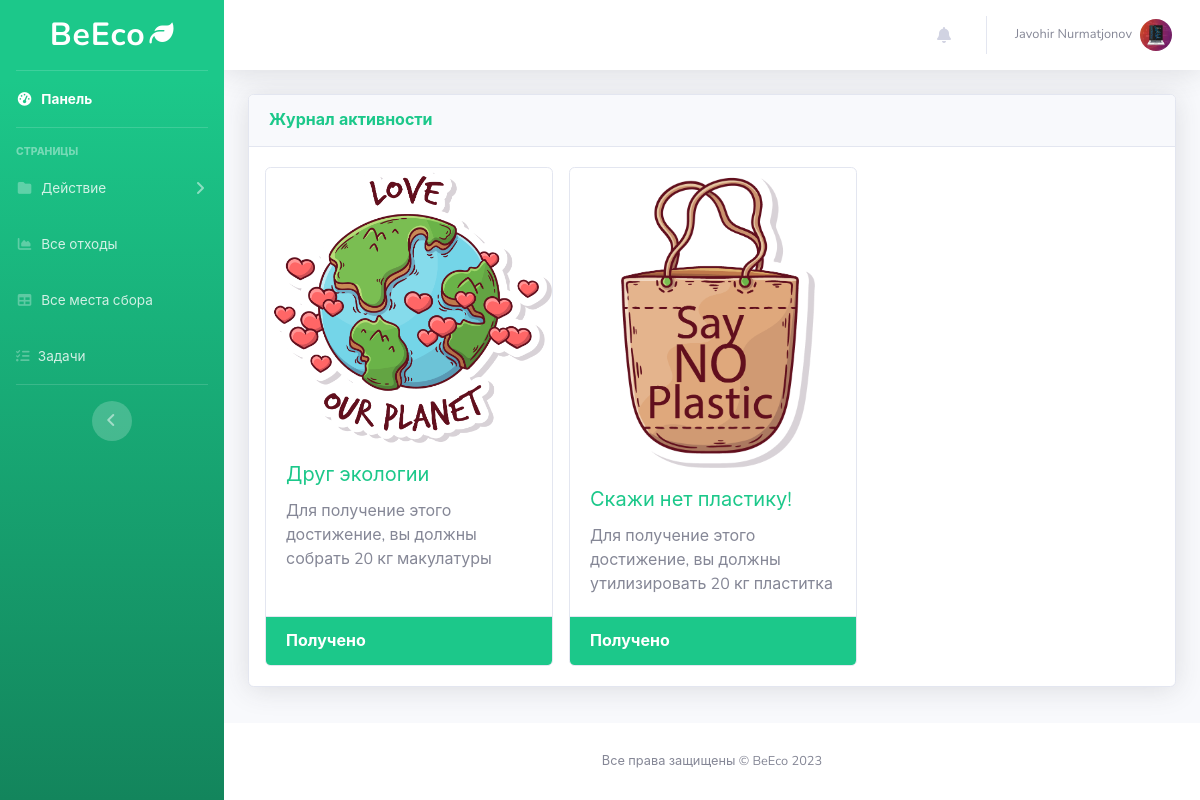
The page /task-list/ (signed in) on the database its author committed.
### main/models.py (models this page shows, shortened)
class ProfileImage(models.Model):
    image = models.ImageField(upload_to="profile/", default="profile/no-image.png", verbose_name="Рисунок")
    user = models.OneToOneField(User, on_delete=models.CASCADE, null=False, blank=False, verbose_name="Пользователь",
                                related_name="profile_image")
    class Meta:
        verbose_name = "Рисунок профиля"
        verbose_name_plural = "Рисунки профиля"

class UserBadge(models.Model):
    user = models.ForeignKey(User, on_delete=models.CASCADE, null=False, blank=False, verbose_name="Пользователь",
                             related_name="user_badge")
    badge = models.ForeignKey(Badge, on_delete=models.CASCADE, null=False, blank=False, verbose_name="Достижение")
    created_at = models.DateTimeField(auto_now_add=True, verbose_name='Дата создания')
    def __repr__(self):
        return f"UserBadge(title={self.badge.title})"
    class Meta:
        verbose_name = "Достижение"
        verbose_name_plural = "Достижения"

class Badge(models.Model):
    image = models.ImageField(upload_to="badge/", null=False, blank=False, verbose_name="Бейдж")
    title = models.CharField(max_length=150, null=False, blank=True, verbose_name="Заголовок")
    description = models.TextField(null=True, blank=True, verbose_name="Описание")
    category = models.ForeignKey(Category, on_delete=models.CASCADE, null=False, blank=False, verbose_name="Категории")
    weight = models.FloatField(default=0, null=False, blank=False, verbose_name="Вес")
    class Meta:
        verbose_name = "Достижение"
        verbose_name_plural = "Достижения"

### main/views.py (the view)
# urls.py: path('task-list/', task_list_view, name="task_list"),
@login_required
def task_list_view(request):
    tasks = Badge.objects.all()
    result = []
    user_badges = request.user.user_badge.all()
    all_badges = []
    print(user_badges)
    for i in user_badges:
        result.append(i.badge)
    for i in tasks:
        if i not in result:
            all_badges.append(i)
    context = {
        "user_badges": user_badges,
        "badges": all_badges
    }
    return render(request, "main/task_list.html", context)

### main/templates/main/task_list.html (shortened to what this page needs)
{% extends 'base.html' %}
{% block main %}
<div class="card shadow mb-4">
    <div class="card-header py-3">
        <h6 class="m-0 font-weight-bold text-success">Журнал активности</h6>
    </div>
    <div class="card-body">
        <div class="row" style="row-gap: 16px">
            {% for task in user_badges %}
            <div class="card mx-2" style="width: 18rem;">
                <div class="text-center">
                    <img src="{{ task.badge.image.url }}" alt="Card image cap" style="max-height: 300px; max-width: 100%;">
                </div>
                <div class="card-body">
                    <h5 class="card-title text-success">{{ task.badge.title }}</h5>
                    <p class="card-text">{{ task.badge.description }}</p>
                </div>
                <div class="card-footer bg-success text-white font-weight-bold">
                    Получено
                </div>
            </div>
            {% endfor %}
        </div>
    </div>
</div>
{% endblock %}

### templates/layouts/_topbar.html (shortened to what this page needs)
<nav class="navbar navbar-expand navbar-light bg-white topbar mb-4 static-top shadow">
    <ul class="navbar-nav ml-auto">
        <li class="nav-item dropdown no-arrow mx-1">
            <a class="nav-link dropdown-toggle" href="#" id="alertsDropdown" role="button"
               data-toggle="dropdown" aria-haspopup="true" aria-expanded="false">
                <i class="fas fa-bell fa-fw"></i>
            </a>
        </li>
        <li class="nav-item dropdown no-arrow">
            <a class="nav-link dropdown-toggle" href="#" id="userDropdown" role="button"
               data-toggle="dropdown" aria-haspopup="true" aria-expanded="false">
                <span class="mr-2 d-none d-lg-inline text-gray-600 small">{{ request.user.get_full_name }}</span>
                <img class="img-profile rounded-circle"
                     src="{{ request.user.profile_image.image.url }}">
            </a>
        </li>
    </ul>
</nav>

### rows shown on the page
UserBadge: badge.image (picture), badge "Друг экологии", badge.description "Для получение этого достижение, вы должны собрать 20 кг макулатуры"
UserBadge: badge.image (picture), badge "Скажи нет пластику!", badge.description "Для получение этого достижение, вы должны утилизировать 20 кг пластитка"

### other values the page prints
{{ request.user.get_full_name }} "Javohir Nurmatjonov"
